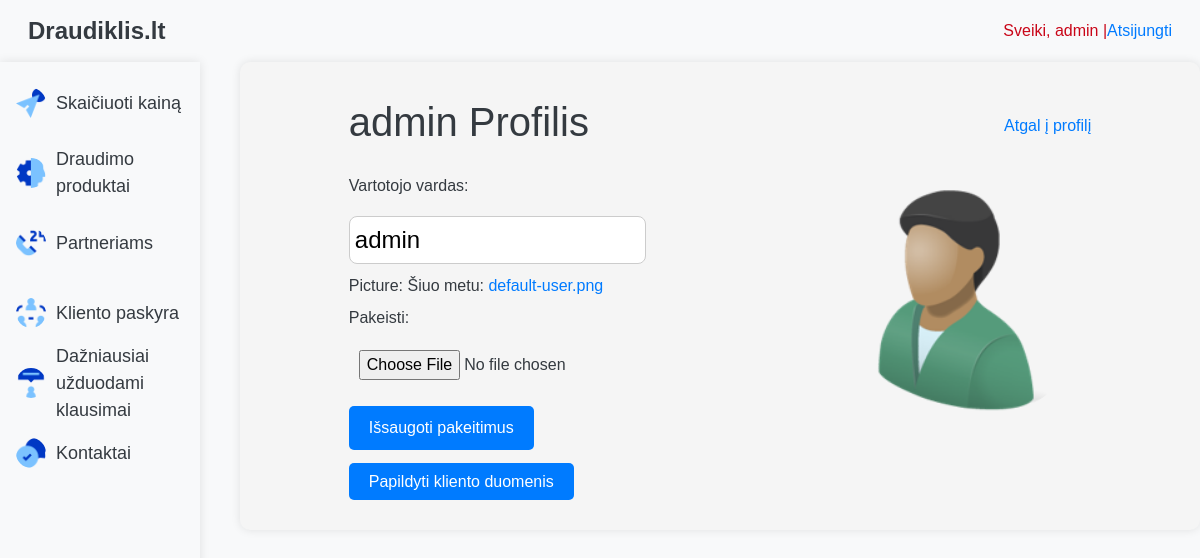
Page /app/profile/edit/ (signed in) on the earlier database version.
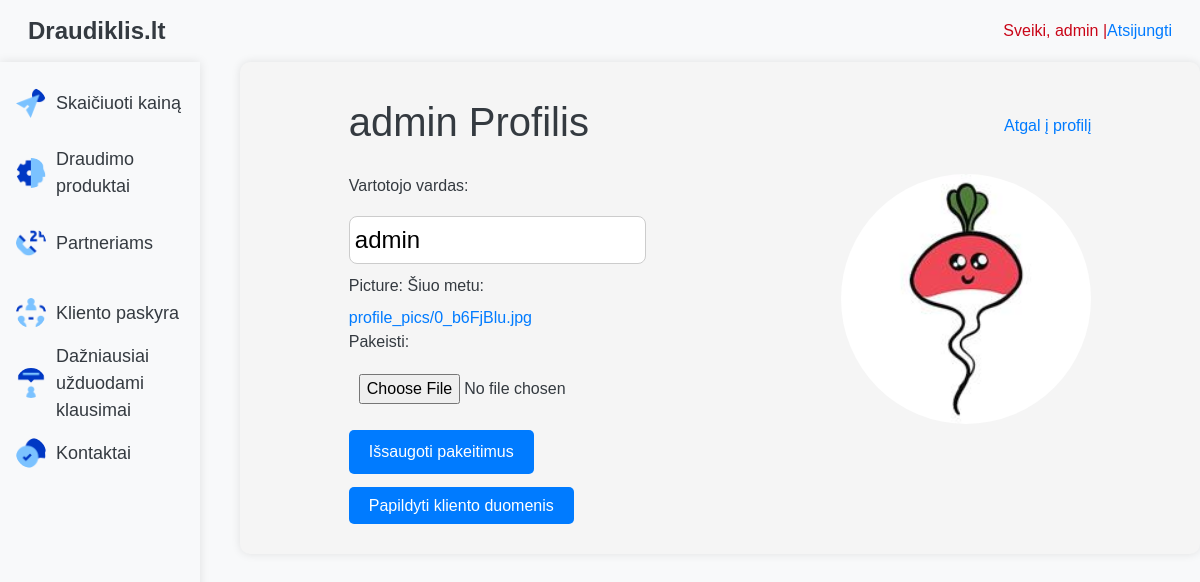
Same page on the later database version.
### app/models.py (models this page shows, shortened)
class Profile(models.Model):
    picture = models.ImageField(upload_to='profile_pics', default='default-user.png')
    user = models.OneToOneField(User, on_delete=models.CASCADE)

### app/views.py (the view)
# urls.py: path('profile/edit/', views.profile_view, name='profile_view'),
@login_required
def profile_view(request):
    profile, created = Profile.objects.get_or_create(user=request.user)
    if request.method == 'POST':
        form = ProfileUpdateForm(request.POST, request.FILES, instance=profile)
        username = request.POST.get('username')
        if form.is_valid():
            if username:
                request.user.username = username
                request.user.save()
            form.save()
            messages.success(request, 'Profilis sėkmingai atnaujintas!')
            return redirect('profile')
    else:
        form = ProfileUpdateForm(instance=profile)
    profile_picture_url = profile.picture.url if profile.picture else None
    return render(request, 'profile_edit.html', {'form': form, 'profile': profile, 'user_profile_picture': profile_picture_url})

### app/forms.py
class ProfileUpdateForm(forms.ModelForm):
    class Meta:
        model = Profile
        fields = ['picture']

### app/templates/profile_edit.html (shortened to what this page needs)
{% extends "base.html" %}
{% block content %}
<div style="margin: 20px auto; width: 80%; max-width: 800px;">
    <div style="display: flex; justify-content: space-between; align-items: center; margin-bottom: 20px;">
        <h1>{{ profile.user.username }} Profilis</h1>
        <a href="{% url 'profile' %}" style="font-size: 16px; text-decoration: none; color: #007bff;">Atgal į profilį</a>
    </div>
    <div style="display: flex; align-items: flex-start; justify-content: space-between; margin-bottom: 20px;">
        <form method="post" enctype="multipart/form-data" style="width: 40%;">
            <div style="margin-bottom: 10px;">
                <label for="username">Vartotojo vardas:</label>
                <input type="text" name="username" value="{{ profile.user.username }}" style="font-size: 24px; width: 100%; padding: 5px; border-radius: 8px; border: 1px solid #ccc; margin-bottom: 10px;">
            </div>
            {{ form.as_p }}
            <button type="submit" style="background-color: #007bff; color: white; padding: 10px 20px; border: none; border-radius: 5px;">Išsaugoti pakeitimus</button>
        </form>
        <div style="margin-left: 20px;">
            <img src="{{ profile.picture.url }}" alt="Profile Picture" style="width: 250px; height: 250px; border-radius: 50%;">
        </div>
    </div>
    <a href="{% url 'update_klientas' %}" style="background-color: #007bff; color: white; padding: 10px 20px; border: none; border-radius: 5px; text-decoration: none;">Papildyti kliento duomenis</a>
</div>
{% endblock %}

Differences in the rows shown:
changed Profile "admin": picture: picture added in place of a placeholder
Other differences:
text no longer shown: "Picture: Šiuo metu: default-user.png Pakeisti:"
text now shown: "Picture: Šiuo metu: profile_pics/0_b6FjBlu.jpg Pakeisti:"
